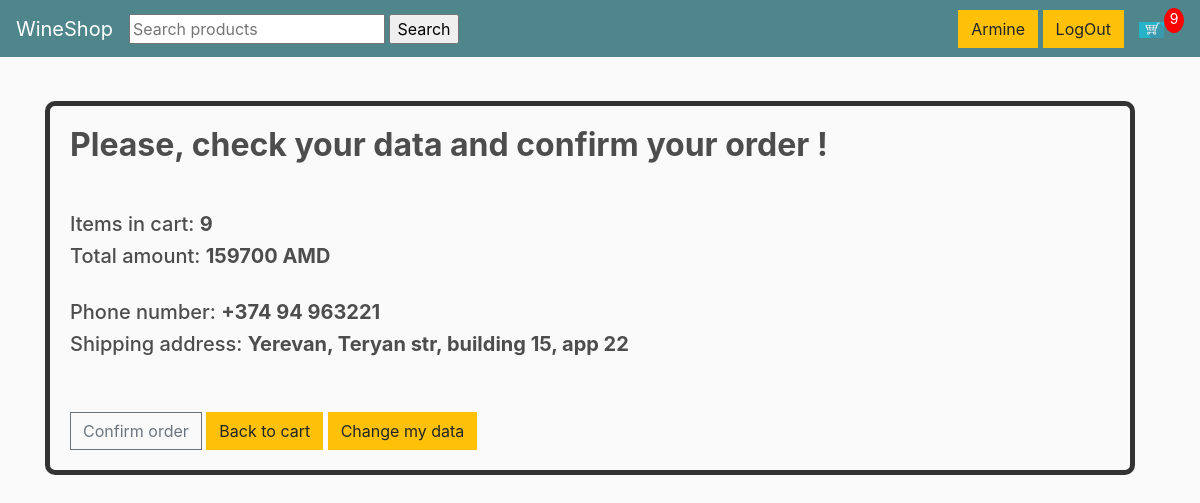
The page /confirm/ (signed in) on the database as committed earlier.
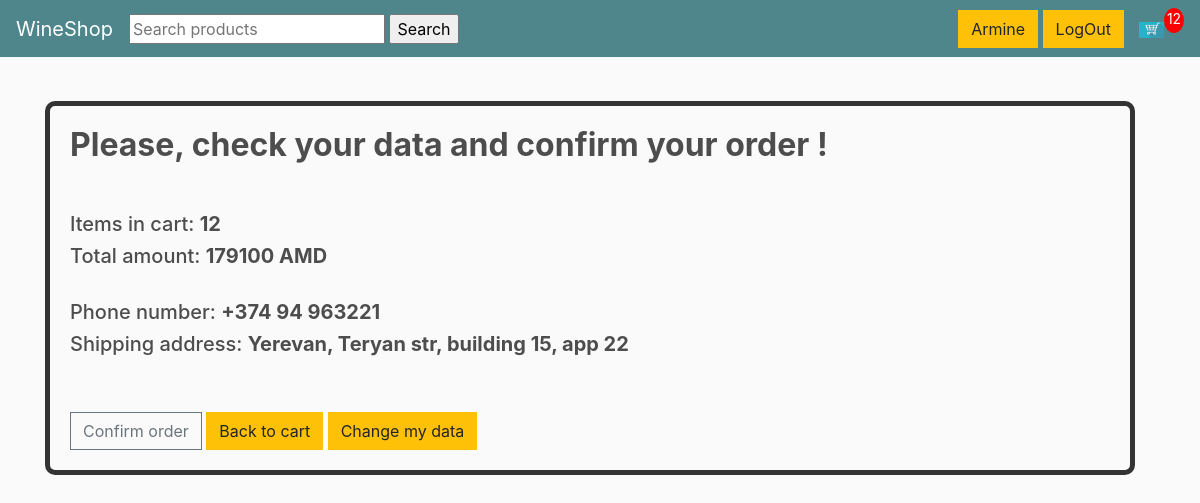
The same page on the database as committed later.
### store/models.py (models this page shows, shortened)
class Order(models.Model):
    user = models.ForeignKey(User, on_delete=models.SET_NULL, null=True, blank=True)
    date_order = models.DateTimeField(auto_now_add=True)
    complete = models.BooleanField(default=False, null=True, blank=False)
    transaction_id = models.CharField(max_length=200, null=True)
    @property
    def get_cart_total(self):
        orderitems = self.orderitem_set.all()
        total = sum([item.get_total for item in orderitems])
        return total
    @property
    def get_cart_items(self):
        orderitems = self.orderitem_set.all()
        total = sum([item.quantity for item in orderitems])
        return total

class OrderItem(models.Model):
    product = models.ForeignKey(Product, on_delete=models.SET_NULL, blank=True, null=True)
    order = models.ForeignKey(Order, on_delete=models.SET_NULL, blank=True, null=True)
    quantity = models.IntegerField(default=0, null=True, blank=True)
    date_added = models.DateTimeField(auto_now_add=True)
    @property
    def get_total(self):
        total = self.product.price * self.quantity
        return total

class Product(models.Model):
    name = models.CharField(max_length=200, null=True)
    price = models.DecimalField(max_digits=20, decimal_places=0)
    image = models.ImageField(null=True, blank=True)
    category = models.CharField(max_length=200, null=True)
    capacity = models.IntegerField(null=True)
    country = models.CharField(max_length=200, null=True)
    brand = models.TextField(null=True)
    percent_of_alcohol = models.FloatField(null=True)

### store/views.py (the view)
# urls.py: path('confirm/', views.confirm, name='Confirm'),
def confirm(request):
    data = cartData(request)
    cartItems = data['cartItems']
    order = data['order']
    items = data['items']
    profile = Profile.objects.get(user=request.user.id)
    context = {'items': items, 'order': order, 'cartItems': cartItems, 'profile': profile}
    return render(request, 'store/confirm_order.html', context)

### store/utils.py (called while the page is built)
def cartData(request):
    if request.user.is_authenticated:
        user = request.user
        order, created = Order.objects.get_or_create(user=user, complete=False)
        items = order.orderitem_set.all()
        cartItems = order.get_cart_items
    else:
        cookieData = cookieCart(request)
        cartItems = cookieData['cartItems']
        order = cookieData['order']
        items = cookieData['items']
    return {'items': items, 'order': order, 'cartItems': cartItems}

### store/templates/store/confirm_order.html
{% extends 'store/main.html' %}
{% load static %}
{% block content %}
<body>
<div class="post-container">
    <div class="post-content">
        <h3 class="post-title">Please, check your data and confirm your order !</h3>
        <br>
        <p>
            <h5>Items in cart: <strong>{{ order.get_cart_items }}</strong></h5>
            <h5>Total amount: <strong>{{ order.get_cart_total }} AMD</strong></h5>
            <br>
            <h5>Phone number: <strong>{{ profile.phone_number }}</strong></h5>
            <h5>Shipping address: <strong>{{ profile.address }}</strong></h5>
            <br>
            <br>
            <a href="{% url 'OrderCompleted' %}" class="btn btn-outline-secondary add-btn update-cart">Confirm order</a>
            <a href="{% url 'Cart' %}" class="btn btn-warning">Back to cart</a>
            <a href="{% url 'ProfileUpdate' %}" class="btn btn-warning">Change my data</a>
        </p>
   </div>
</div>
</body>
{% endblock content %}

### store/templates/store/main.html (shortened to what this page needs)
<!DOCTYPE html>
{% load static %}
<html lang="en">
<head>
    <link rel="stylesheet" href="https://stackpath.bootstrapcdn.com/bootstrap/4.4.1/css/bootstrap.min.css">
    <link rel="stylesheet" type="text/css" href="{% static 'css/main.css' %}">
</head>
<body>
    <div class="sticky-top">
    <nav class="navbar navbar-expand-lg navbar-dark bg-dark">
      <a class="navbar-brand" href="{% url 'Store' %}">WineShop</a>
      <div class="collapse navbar-collapse" id="navbarSupportedContent">
        <ul class="navbar-nav mr-auto">
          <li class="nav-item active">
          <form action="{% url 'Store' %}" method="POST">
          <input type="text" name="q" placeholder="Search products"/>
          <input type="submit" name="submit" value="Search"/>
          </form>
          </li>
        </ul>
        <div class="form-inline my-2 my-lg-0">
            {% if request.user.is_authenticated %}
            <div>
            <a href="{% url 'ProfilePage' %}" class="btn btn-warning">{{user.username}}</a>
            <a href="{% url 'LogOut' %}" class="btn btn-warning">LogOut</a>
            </div>
            {% else %}
            <div>
            <a href="{% url 'LogIn' %}" class="btn btn-warning">LogIn</a>
            <a href="{% url 'CreateUser' %}" class="btn btn-warning">Register</a>
            </div>
            {% endif %}
            <a href="{% url 'Cart' %}">
                    <img  id="cart-icon" src="{% static 'images/cart.png' %}">
        </a>
        <p id="cart-total">{{cartItems}}</p>
        </div>
      </div>
    </nav>
    </div>
        <div class="container">
            <br>
            {% block content %}
            {% endblock content %}
        </div>
</body>
</html>

Rows that differ between the two databases and show on the page:
changed through a linked row, Order: get_cart_items "9" → "12"; get_cart_total "159700" → "179100"
Other text that changed with them:
{{ cartItems }}: "9" → "12"
